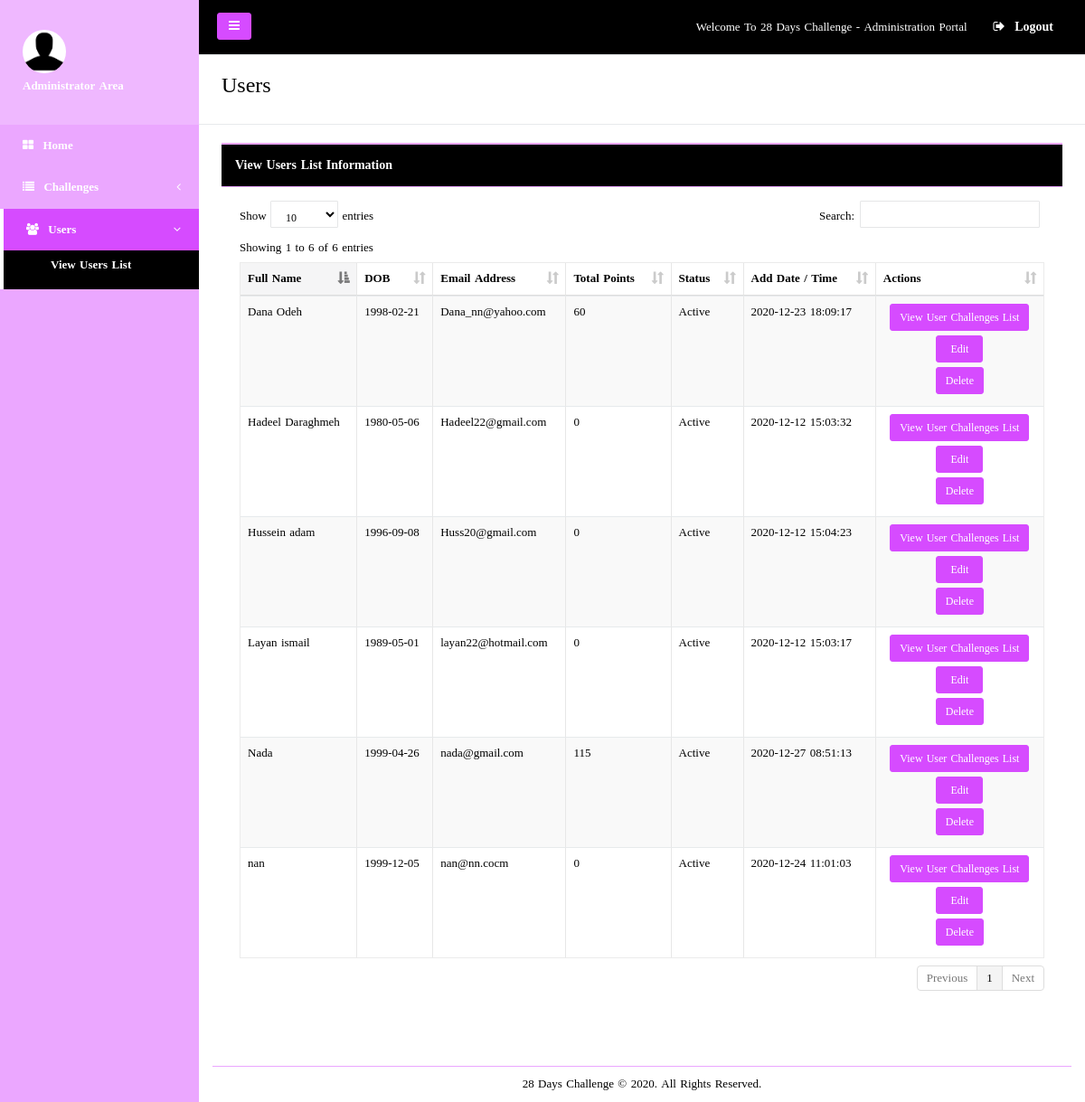
The app's page /Administrator/View_Users_List.php (signed in) with its own data.
### tables this page shows
CREATE TABLE `users` (
  `ID` int(20) NOT NULL,
  `Full_Name` varchar(250) NOT NULL,
  `DOB` varchar(250) NOT NULL,
  `Email_Address` varchar(250) NOT NULL,
  `Password` varchar(250) NOT NULL,
  `Total_Points` int(20) NOT NULL,
  `Status` varchar(250) NOT NULL,
  `Add_Date_Time` timestamp NOT NULL DEFAULT current_timestamp() ON UPDATE current_timestamp()
);

### Administrator/View_Users_List.php (the view, shortened to what this page needs)
<?php
include("../includes/config.php");
?>
<!DOCTYPE html>
<html>
<head>
   <link href="../css/bootstrap.min.css" rel="stylesheet">
	    <link href="../css/plugins/bootstrap/bootstrap.min.css" rel="stylesheet">
    <link href="../font-awesome/css/font-awesome.css" rel="stylesheet">
	    <link href="../css/plugins/dataTables/datatables.min.css" rel="stylesheet">
    <link href="../css/plugins/toastr/toastr.min.css" rel="stylesheet">
    <link href="../js/plugins/gritter/jquery.gritter.css" rel="stylesheet">
    <link href="../css/animate.css" rel="stylesheet">
    <link href="../css/style.css" rel="stylesheet">
</head>
<body style="back">
    <div id="wrapper">
        <nav class="navbar-default navbar-static-side" role="navigation">
            <div class="sidebar-collapse">
                <ul class="nav metismenu" id="side-menu">
                    <li class="nav-header">
                        <div class="dropdown profile-element"> <span>
                            <img alt="image" class="img-circle" src="../img/user.png" width="48" height="48"/>
                             </span>
                            <a data-toggle="dropdown" class="dropdown-toggle" href="#">
                            <span class="clear"> <span class="block m-t-xs"> <strong class="font-bold"><font color="#fff">Administrator Area</font></strong>
                        </div>
                    </li>
                    <li class="">
                        <a href="index.php"><i class="fa fa-th-large"></i> <span class="nav-label">Home</span></a>
                    </li>
					<li>
                        <a href="#"><i class="fa fa-list"></i> <span class="nav-label">Challenges</span><span class="fa arrow"></span></a>
                    </li>
                       <li class="active">
                        <a href="#"><i class="fa fa-users"></i> <span class="nav-label">Users</span><span class="fa arrow"></span></a>
                        <ul class="nav nav-second-level collapse">
                            <li><a href="View_Users_List.php">View Users List</a></li>
                        </ul>
                    </li>
                </ul>
            </div>
        </nav>
        <div id="page-wrapper" class="gray-bg dashbard-1">
        <div class="row border-bottom">
        <nav class="navbar navbar-static-top" role="navigation" style="margin-bottom: 0">
        <div class="navbar-header">
            <a class="navbar-minimalize minimalize-styl-2 btn btn-primary " href="#"><i class="fa fa-bars"></i> </a>
        </div>
            <ul class="nav navbar-top-links navbar-right">
                <li>
                    <span class="m-r-sm text-muted welcome-message">Welcome To 28 Days Challenge - Administration Portal</span>
                </li>
                <li>
                    <a href="Logout.php">
                        <i class="fa fa-sign-out"></i> Logout
                    </a>
                </li>
            </ul>
        </nav>
        </div>
        <div class="row wrapper border-bottom white-bg page-heading">
                <div class="col-lg-10">
                    <h2>Users</h2>
                </div>
                <div class="col-lg-2">
                </div>
            </div>
 <div class="wrapper wrapper-content animated fadeInRight">
            <div class="row">
                <div class="col-lg-12">
                <div class="ibox float-e-margins">
                    <div class="ibox-title">
                        <h5>View Users List Information</h5>
                    </div>
                          <div class="ibox-content">
                     <div class="table-responsive">
                    <table class="table table-striped table-bordered table-hover dataTables-example" >
                    <thead>
                    <tr>
                            <th>Full Name</th>
                            <th>DOB</th>
                            <th>Email Address</th>
                            <th>Total Points</th>
                            <th>Status</th>
                            <th>Add Date / Time</th>
                        <th>Actions</th>
                    </tr>
                    </thead>
                    <tbody>
                    <?php
					$sql1 = mysqli_query($dbConn,"select * from users order by ID DESC");
					while ($row1 = mysqli_fetch_array($sql1)){
						$U_ID = $row1['ID'];
						$Full_Name = $row1['Full_Name'];
						$DOB = $row1['DOB'];
						$Total_Points = $row1['Total_Points'];
						$Email_Address = $row1['Email_Address'];
						$Status = $row1['Status'];
						$Add_Date_Time = $row1['Add_Date_Time'];
					?>
                    <tr class="grade">
                          <td><?php echo $Full_Name; ?></td>
                          <td><?php echo $DOB; ?></td>
                          <td><?php echo $Email_Address; ?></td>
                          <td><?php echo $Total_Points; ?></td>
                          <td><?php echo $Status; ?></td>
                          <td><?php echo $Add_Date_Time; ?></td>
 <td><center>
 <a href="View_Users_Challenges_List.php?U_ID=<?php echo $U_ID; ?>" class="btn btn-primary btn-sm" role="button">View User Challenges List</a>
 <br>
 <a href="Edit_User.php?U_ID=<?php echo $U_ID; ?>" style="width:52px" class="btn btn-primary btn-sm" role="button">Edit</a>
 <br>
 <a href="JavaScript:if(confirm('Are You Sure To Delete This User ?')==true)
{window.location='Delete_User.php?U_ID=<?php echo $U_ID; ?>';}" class="btn btn-primary btn-sm" role="button">Delete</a>
 </center></td>
 </tr>
                    <?php
					}
					?>
                    </tbody>
                    </table>
                        </div>
                        </div>
                    </div>
                </div>
                <div class="footer">
                    <div>
                         <center>28 Days Challenge © 2020. All Rights Reserved.</center>
                    </div>
                </div>
            </div>
        </div>
        </div>
        </div>
</body>
</html>

### Administrator/View_Users_List.php (style rules this page uses)
body { font-family: myFirstFont; }

### records on screen
users: Full_Name "nan", DOB "1999-12-05", Email_Address "nan@nn.cocm", Total_Points "0", Status "Active", Add_Date_Time "2020-12-24 11:01:03"
users: Full_Name "Hussein adam", DOB "1996-09-08", Email_Address "Huss20@gmail.com", Total_Points "0", Status "Active", Add_Date_Time "2020-12-12 15:04:23"
users: Full_Name "Dana Odeh", DOB "1998-02-21", Email_Address "Dana_nn@yahoo.com", Total_Points "60", Status "Active", Add_Date_Time "2020-12-23 18:09:17", $U_ID 5 (drawn)
users: Full_Name "Hadeel Daraghmeh", DOB "1980-05-06", Email_Address "Hadeel22@gmail.com", Total_Points "0", Status "Active", Add_Date_Time "2020-12-12 15:03:32"
users: Full_Name "Layan ismail", DOB "1989-05-01", Email_Address "layan22@hotmail.com", Total_Points "0", Status "Active", Add_Date_Time "2020-12-12 15:03:17"
users: Full_Name "Nada", DOB "1999-04-26", Email_Address "nada@gmail.com", Total_Points "115", Status "Active", Add_Date_Time "2020-12-27 08:51:13"
